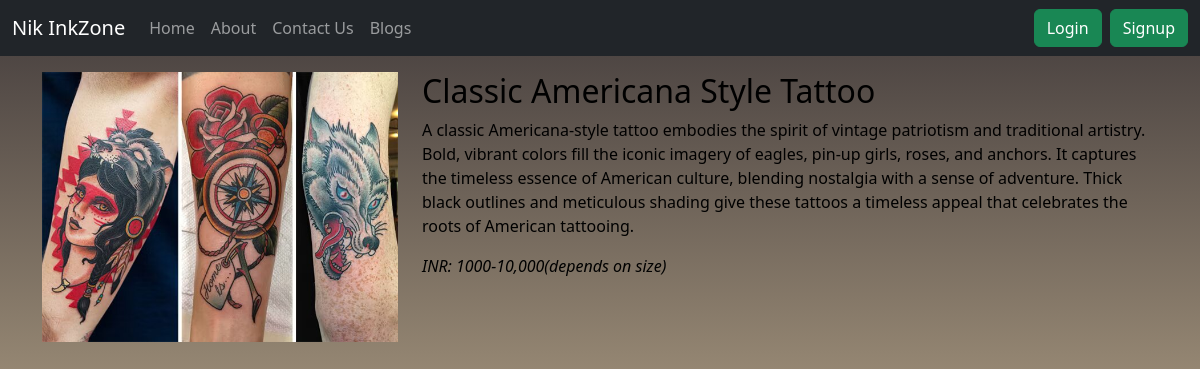
Page /myapp/viewproduct/1 on the committed database.
### myapp/models.py (models this page shows, shortened)
class Product(models.Model):
    product_id=models.AutoField
    product_name=models.CharField(max_length=75)
    desc=models.CharField(max_length=500,default='')
    price=models.CharField(max_length=50,default=0)
    image=models.ImageField(upload_to='myapp/images',default='')

### myapp/views.py (the view)
# urls.py: path("myapp/viewproduct/<int:id>", views.ViewProduct, name="viewproduct"),
def ViewProduct(request, id):
    product = Product.objects.filter(id=id)
    return render(request, 'myapp/productview.html', {'product':product[0]})

### myapp/templates/myapp/productview.html (shortened to what this page needs)
{% extends 'myapp/base.html' %}
{% block body %}
<body style="background-image: linear-gradient(rgb(66, 59, 59), wheat);height: 100vh;">
  <div class="container my-3" style="color:black">
    <div class="row">
      <div class="col-md-4">
        <div class="row">
          <img src="/media/{{ product.image }}" >
        </div>
      </div>
      <div class="col-md-8">
        <h2>{{ product.product_name }}</h2>
        <p>{{ product.desc }}</p>
        <p style="font-style: italic">{{ product.price }}</p>
      </div>
    </div>
  </div>
</body>
{% endblock %}

### rows in the picture
Product: image (picture), product_name "Classic Americana Style Tattoo", desc "A classic Americana-style tattoo embodies the spirit of vintage patriotism and traditional artistry. Bold, vibrant colors fill the iconic imagery of eagles, pin-up girls, roses, and anchors. It captures the timeless essence of American culture, blending nostalgia with a sense of adventure. Thick black outlines and meticulous shading give these tattoos a timeless appeal that celebrates the roots of American tattooing.", price "INR: 1000-10,000(depends on size)"
